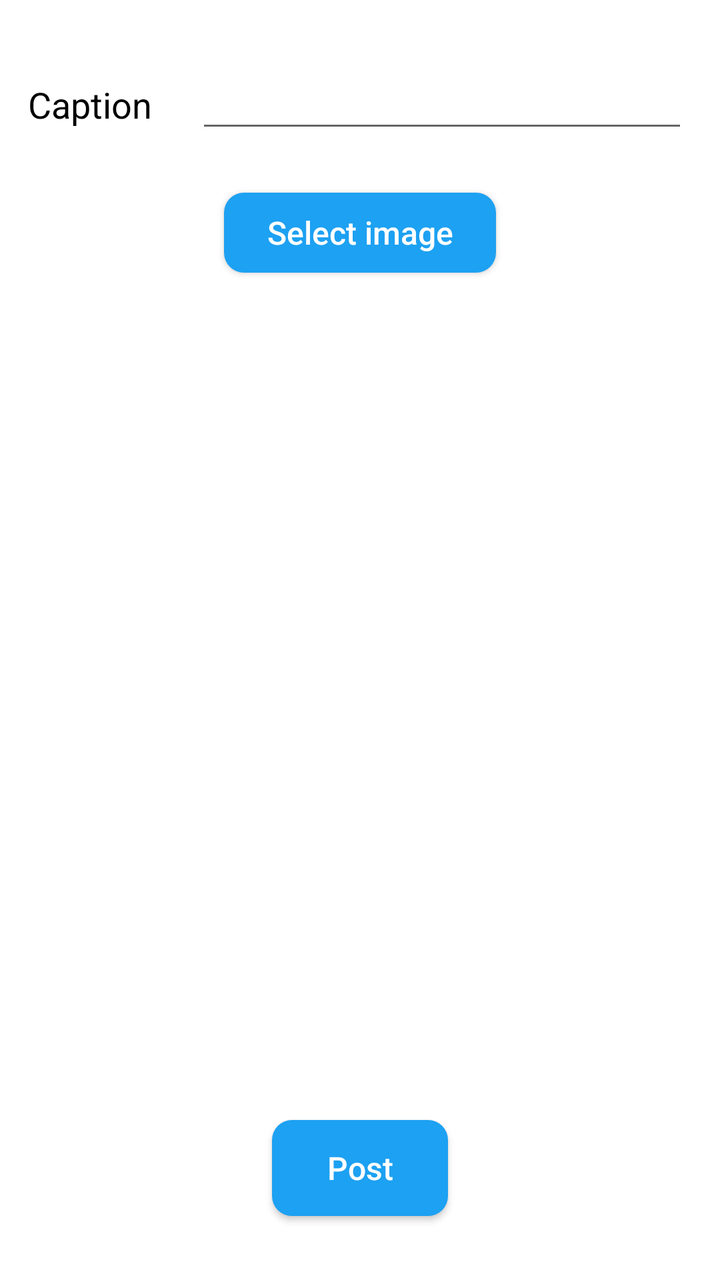
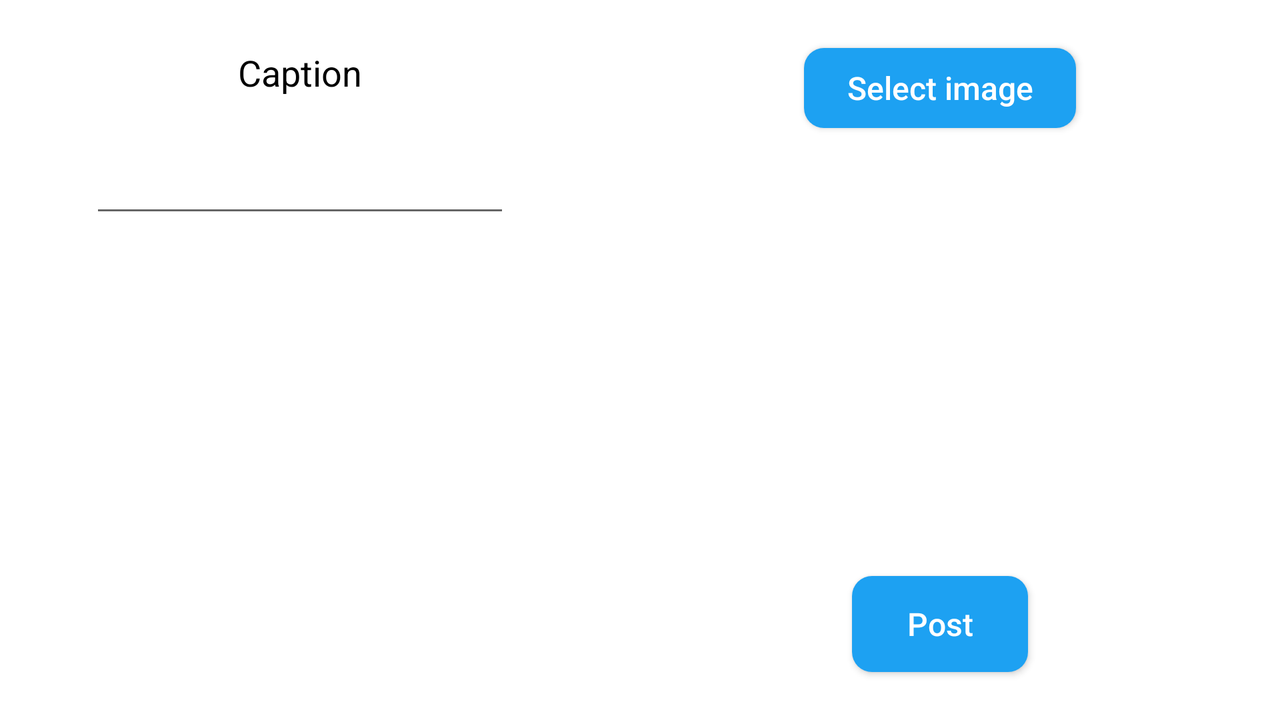

The same Android screen from two of the app's own layout files: first res/layout/ as a phone draws it, then the repository's variant for another configuration, drawn on a device whose configuration selects that folder. Both files follow.
<!-- AndroidManifest.xml: application theme Theme.SMN_Aggregator -->
<!-- res/layout/twitter_photo.xml -->
<?xml version="1.0" encoding="utf-8"?>
<androidx.constraintlayout.widget.ConstraintLayout
    xmlns:android="http://schemas.android.com/apk/res/android"
    xmlns:app="http://schemas.android.com/apk/res-auto"
    xmlns:tools="http://schemas.android.com/tools"
    android:layout_width="match_parent"
    android:layout_height="match_parent">

    <TextView

        android:id="@+id/txtTweet"
        android:layout_width="wrap_content"
        android:layout_height="wrap_content"
        android:layout_marginStart="32dp"
        android:layout_marginTop="40dp"
        android:layout_marginEnd="40dp"
        android:text="Caption"
        android:textColor="@color/black"
        android:textSize="18sp"
        app:layout_constraintEnd_toStartOf="@+id/txtTweetPhotoInput"
        app:layout_constraintStart_toStartOf="parent"
        app:layout_constraintTop_toTopOf="parent" />

    <EditText

        android:id="@+id/txtTweetPhotoInput"
        android:layout_width="246dp"
        android:layout_height="wrap_content"
        android:layout_marginEnd="16dp"
        android:ems="10"
        android:inputType="text"
        app:layout_constraintBaseline_toBaselineOf="@+id/txtTweet"
        app:layout_constraintEnd_toEndOf="parent" />

    <androidx.appcompat.widget.AppCompatButton
        android:id="@+id/btnSelectImageTwitter"
        android:layout_width="136dp"
        android:layout_height="40dp"
        android:layout_marginTop="32dp"
        android:background="@drawable/twitter_style"
        android:clickable="true"
        android:text="Select image"
        android:textAllCaps="false"
        android:textColor="@color/white"
        android:textSize="16dp"
        app:layout_constraintEnd_toEndOf="parent"
        app:layout_constraintStart_toStartOf="parent"
        app:layout_constraintTop_toBottomOf="@+id/txtTweet" />


    <androidx.appcompat.widget.AppCompatButton
        android:id="@+id/btnPostTweetPhoto"
        android:layout_width="wrap_content"
        android:layout_height="wrap_content"
        android:layout_marginBottom="32dp"
        android:background="@drawable/twitter_style"
        android:clickable="true"
        android:text="Post"
        android:textAllCaps="false"
        android:textColor="@color/white"
        android:textSize="16dp"
        app:layout_constraintBottom_toBottomOf="parent"
        app:layout_constraintEnd_toEndOf="parent"
        app:layout_constraintStart_toStartOf="parent" />

    <ImageView
        android:id="@+id/TwitterImageView"
        android:layout_width="0dp"
        android:layout_height="0dp"
        android:layout_marginStart="32dp"
        android:layout_marginTop="24dp"
        android:layout_marginEnd="32dp"
        android:layout_marginBottom="32dp"
        app:layout_constraintBottom_toTopOf="@+id/btnPostTweetPhoto"
        app:layout_constraintEnd_toEndOf="parent"
        app:layout_constraintStart_toStartOf="parent"
        app:layout_constraintTop_toBottomOf="@+id/btnSelectImageTwitter"
        tools:srcCompat="@tools:sample/avatars" />


</androidx.constraintlayout.widget.ConstraintLayout>
<!-- resources referenced by this layout -->
<resources>
  <!-- drawable twitter_style (drawable) -->
  <?xml version="1.0" encoding="utf-8"?>
  <shape xmlns:android="http://schemas.android.com/apk/res/android"
      android:shape="rectangle" android:padding="10dp">
      <solid android:color="#1DA1F2"/>
      <corners android:radius="10dp"/>
  </shape>
  <style name="Theme.SMN_Aggregator" parent="Theme.MaterialComponents.DayNight.DarkActionBar">
          
          <item name="colorPrimary">@color/purple_500</item>
          <item name="colorPrimaryVariant">@color/purple_700</item>
          <item name="colorOnPrimary">@color/white</item>
          
          <item name="colorSecondary">@color/teal_200</item>
          <item name="colorSecondaryVariant">@color/teal_700</item>
          <item name="colorOnSecondary">@color/black</item>
          
          <item name="android:statusBarColor" tools:targetApi="l">?attr/colorPrimaryVariant</item>
          
      </style>
</resources>
<!-- res/layout-land/twitter_photo.xml (the repository's variant of the layout above) -->
<!-- drawn on the phone turned sideways -->
<?xml version="1.0" encoding="utf-8"?>
<androidx.constraintlayout.widget.ConstraintLayout xmlns:android="http://schemas.android.com/apk/res/android"
    xmlns:app="http://schemas.android.com/apk/res-auto"
    xmlns:tools="http://schemas.android.com/tools"
    android:layout_width="match_parent"
    android:layout_height="match_parent">

    <TextView

        android:id="@+id/txtTweet"
        android:layout_width="wrap_content"
        android:layout_height="wrap_content"
        android:layout_marginTop="24dp"
        android:text="Caption"
        android:textColor="@color/black"
        android:textSize="18sp"
        app:layout_constraintEnd_toStartOf="@+id/guideline3"
        app:layout_constraintStart_toStartOf="parent"
        app:layout_constraintTop_toTopOf="parent" />

    <EditText

        android:id="@+id/txtTweetPhotoInput"
        android:layout_width="wrap_content"
        android:layout_height="wrap_content"
        android:layout_marginTop="24dp"
        android:ems="10"
        android:inputType="text"
        app:layout_constraintEnd_toStartOf="@+id/guideline3"
        app:layout_constraintStart_toStartOf="parent"
        app:layout_constraintTop_toBottomOf="@+id/txtTweet" />

    <androidx.appcompat.widget.AppCompatButton
        android:id="@+id/btnSelectImageTwitter"
        android:layout_width="136dp"
        android:layout_height="40dp"
        android:layout_marginTop="24dp"
        android:background="@drawable/twitter_style"
        android:clickable="true"
        android:text="Select image"
        android:textAllCaps="false"
        android:textColor="@color/white"
        android:textSize="16dp"
        app:layout_constraintEnd_toEndOf="parent"
        app:layout_constraintStart_toStartOf="@+id/guideline3"
        app:layout_constraintTop_toTopOf="parent" />


    <androidx.appcompat.widget.AppCompatButton
        android:id="@+id/btnPostTweetPhoto"
        android:layout_width="wrap_content"
        android:layout_height="wrap_content"
        android:layout_marginBottom="24dp"
        android:background="@drawable/twitter_style"
        android:clickable="true"
        android:text="Post"
        android:textAllCaps="false"
        android:textColor="@color/white"
        android:textSize="16dp"
        app:layout_constraintBottom_toBottomOf="parent"
        app:layout_constraintEnd_toEndOf="parent"
        app:layout_constraintStart_toStartOf="@+id/guideline3" />

    <ImageView
        android:id="@+id/TwitterImageView"
        android:layout_width="0dp"
        android:layout_height="0dp"
        android:layout_marginStart="32dp"
        android:layout_marginTop="32dp"
        android:layout_marginEnd="32dp"
        android:layout_marginBottom="32dp"
        app:layout_constraintBottom_toTopOf="@+id/btnPostTweetPhoto"
        app:layout_constraintEnd_toEndOf="parent"
        app:layout_constraintStart_toStartOf="@+id/guideline3"
        app:layout_constraintTop_toBottomOf="@+id/btnSelectImageTwitter"
        tools:srcCompat="@tools:sample/avatars" />

    <androidx.constraintlayout.widget.Guideline
        android:id="@+id/guideline3"
        android:layout_width="wrap_content"
        android:layout_height="wrap_content"
        android:orientation="vertical"
        app:layout_constraintGuide_begin="300dp" />


</androidx.constraintlayout.widget.ConstraintLayout>
